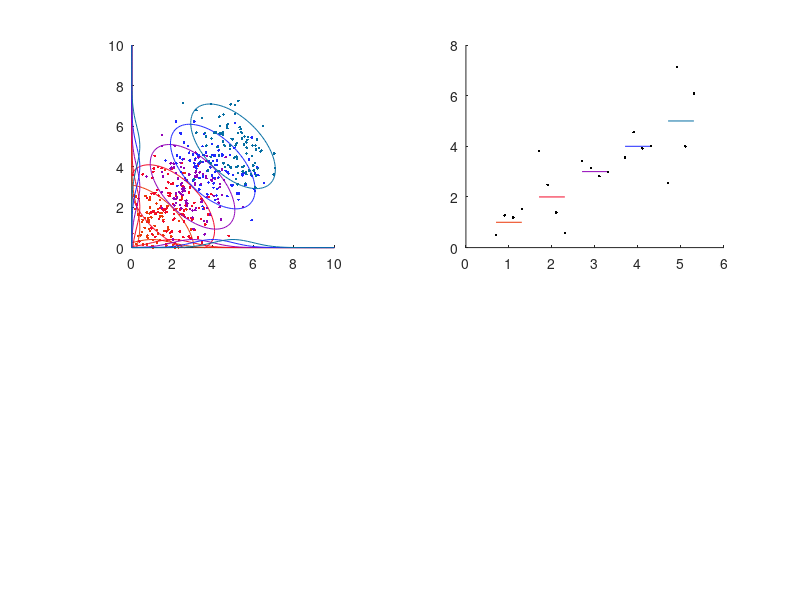

Write MATLAB code to recreate this figure.
%/2
%
%
rng(10) % For reproducibility
ratemax=10;
ntrials=100;

nstims=5;
ncells=4;

ll=linspace(0,ratemax,50);
%
fstrs={'b'};
% simulate two cells with and without correlation

for stim=1:nstims
    mu{stim}=ones(ncells,1)*stim;
end;

cv= -0.3;

sigma =(ones(ncells)*cv) .* (1-eye(ncells)) +eye(ncells);

x=linspace(0,2*pi,100)';
circle=[sin(x),cos(x)]*2;

figure (1); clf;
subplot(2,2,1);
hold on;
for stim=1:nstims
    
    thiscolor=0.5+([sin(stim),-sin(stim*.6),-sin(stim*1.2)]/2);
    
    rates{stim} = mvnrnd(mu{stim},sigma,ntrials);
    
    plot(rates{stim}(:,1),rates{stim}(:,2),[fstrs{1} '.'],'color',thiscolor);
    
    plot(ll,normpdf(ll,mu{stim}(1),sigma(1,1)),fstrs{1},'color',thiscolor);
    plot(normpdf(ll,mu{stim}(2),sigma(2,2)),ll,fstrs{1},'color',thiscolor);
    
    cc=circle*sigma(1:2,1:2);
    plot( cc(:,1)+mu{stim}(1),cc(:,2)+mu{stim}(2),[fstrs{1} '-'],'color',thiscolor);
    
    %h=histc(r(:,1),ll);
    %plot(ll,h,'b');
    
    xlim([0 ratemax]);
    ylim([0 ratemax]);
    daspect([1 1 1]);
end;

subplot(2,2,2);
hold on;
%

trialwidth=.3;
for stim=1:nstims
    
    thiscolor=0.5+([sin(stim),-sin(stim*.6),-sin(stim*1.2)]/2);
    
    plot(stim+[-trialwidth trialwidth],[1 1]*mu{stim}(1),'color',thiscolor);
    
    ll=linspace(-trialwidth,trialwidth,ncells);
    plot(ll+stim,rates{stim}(1,:),'k.');
    
end;
